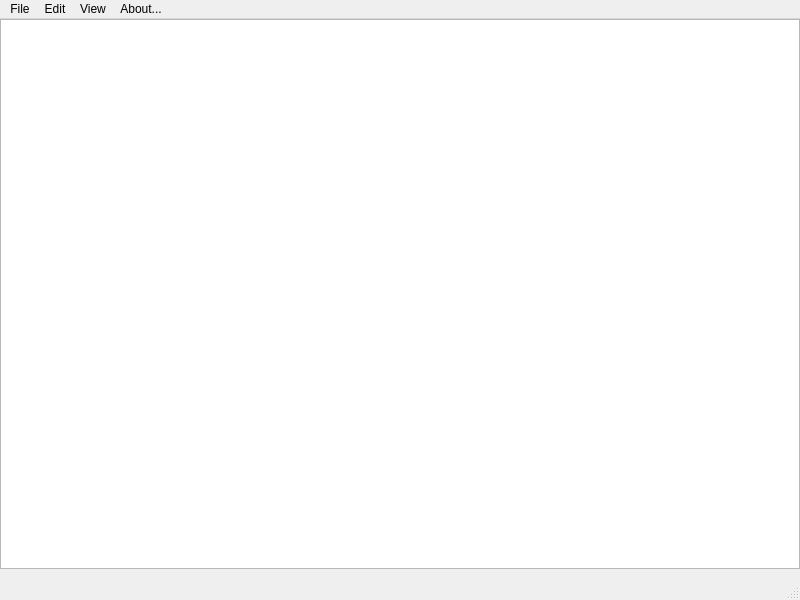
<?xml version="1.0" encoding="UTF-8"?>
<ui version="4.0">
 <class>TextEditor</class>
 <widget class="QMainWindow" name="TextEditor">
  <property name="geometry">
   <rect>
    <x>0</x>
    <y>0</y>
    <width>800</width>
    <height>600</height>
   </rect>
  </property>
  <property name="minimumSize">
   <size>
    <width>800</width>
    <height>600</height>
   </size>
  </property>
  <property name="windowTitle">
   <string>TextEditor</string>
  </property>
  <property name="windowIcon">
   <iconset>
    <normalon>:/icons/images/new.png</normalon>
   </iconset>
  </property>
  <widget class="QWidget" name="centralwidget">
   <widget class="QTextEdit" name="textEdit">
    <property name="geometry">
     <rect>
      <x>0</x>
      <y>0</y>
      <width>800</width>
      <height>550</height>
     </rect>
    </property>
   </widget>
  </widget>
  <widget class="QMenuBar" name="menubar">
   <property name="geometry">
    <rect>
     <x>0</x>
     <y>0</y>
     <width>800</width>
     <height>21</height>
    </rect>
   </property>
   <widget class="QMenu" name="menuFile">
    <property name="title">
     <string>File</string>
    </property>
    <addaction name="actionOpen"/>
    <addaction name="actionNew"/>
    <addaction name="separator"/>
    <addaction name="actionSave"/>
    <addaction name="actionSaveAs"/>
    <addaction name="actionClose"/>
    <addaction name="actionExit"/>
   </widget>
   <widget class="QMenu" name="menuView">
    <property name="title">
     <string>View</string>
    </property>
    <addaction name="actionSelectFont"/>
   </widget>
   <widget class="QMenu" name="menuAbout">
    <property name="title">
     <string>About...</string>
    </property>
    <addaction name="actionAbout"/>
    <addaction name="actionAboutQt"/>
   </widget>
   <widget class="QMenu" name="menuEdit">
    <property name="title">
     <string>Edit</string>
    </property>
    <addaction name="actionOpen"/>
    <addaction name="actionUndo"/>
    <addaction name="actionRedo"/>
    <addaction name="actionCut"/>
    <addaction name="actionCopy"/>
    <addaction name="actionPaste"/>
   </widget>
   <addaction name="menuFile"/>
   <addaction name="menuEdit"/>
   <addaction name="menuView"/>
   <addaction name="menuAbout"/>
  </widget>
  <widget class="QStatusBar" name="statusbar"/>
  <action name="actionNew">
   <property name="icon">
    <iconset resource="texteditor.qrc">
     <normaloff>:/icons/images/new.png</normaloff>:/icons/images/new.png</iconset>
   </property>
   <property name="text">
    <string>New File</string>
   </property>
   <property name="shortcut">
    <string>Ctrl+N</string>
   </property>
  </action>
  <action name="actionClose">
   <property name="text">
    <string>Close</string>
   </property>
  </action>
  <action name="actionExit">
   <property name="text">
    <string>Exit</string>
   </property>
  </action>
  <action name="actionSelectFont">
   <property name="text">
    <string>Select Font...</string>
   </property>
   <property name="toolTip">
    <string>Select the display font</string>
   </property>
  </action>
  <action name="actionAbout">
   <property name="text">
    <string>About</string>
   </property>
  </action>
  <action name="actionAboutQt">
   <property name="text">
    <string>About Qt</string>
   </property>
  </action>
  <action name="actionCut">
   <property name="icon">
    <iconset resource="texteditor.qrc">
     <normaloff>:/icons/images/cut.png</normaloff>:/icons/images/cut.png</iconset>
   </property>
   <property name="text">
    <string>Cut</string>
   </property>
   <property name="shortcut">
    <string>Ctrl+X</string>
   </property>
  </action>
  <action name="actionCopy">
   <property name="icon">
    <iconset resource="texteditor.qrc">
     <normaloff>:/icons/images/copy.png</normaloff>:/icons/images/copy.png</iconset>
   </property>
   <property name="text">
    <string>Copy</string>
   </property>
   <property name="shortcut">
    <string>Ctrl+C</string>
   </property>
  </action>
  <action name="actionPaste">
   <property name="icon">
    <iconset resource="texteditor.qrc">
     <normaloff>:/icons/images/paste.png</normaloff>:/icons/images/paste.png</iconset>
   </property>
   <property name="text">
    <string>Paste</string>
   </property>
   <property name="shortcut">
    <string>Ctrl+V</string>
   </property>
  </action>
  <action name="actionUndo">
   <property name="text">
    <string>Undo</string>
   </property>
   <property name="shortcut">
    <string>Ctrl+Z</string>
   </property>
  </action>
  <action name="actionRedo">
   <property name="text">
    <string>Redo</string>
   </property>
   <property name="shortcut">
    <string>Ctrl+Y</string>
   </property>
  </action>
  <action name="actionOpen">
   <property name="icon">
    <iconset resource="texteditor.qrc">
     <normaloff>:/icons/images/open.png</normaloff>:/icons/images/open.png</iconset>
   </property>
   <property name="text">
    <string>Open</string>
   </property>
   <property name="toolTip">
    <string>Open a document</string>
   </property>
   <property name="shortcut">
    <string>Ctrl+O</string>
   </property>
  </action>
  <action name="actionSave">
   <property name="icon">
    <iconset resource="texteditor.qrc">
     <normaloff>:/icons/images/save.png</normaloff>:/icons/images/save.png</iconset>
   </property>
   <property name="text">
    <string>Save</string>
   </property>
   <property name="shortcut">
    <string>Ctrl+S</string>
   </property>
  </action>
  <action name="actionSaveAs">
   <property name="text">
    <string>Save as</string>
   </property>
   <property name="shortcut">
    <string>Ctrl+Shift+S</string>
   </property>
  </action>
 </widget>
 <resources>
  <include location="texteditor.qrc"/>
 </resources>
 <connections/>
</ui>
